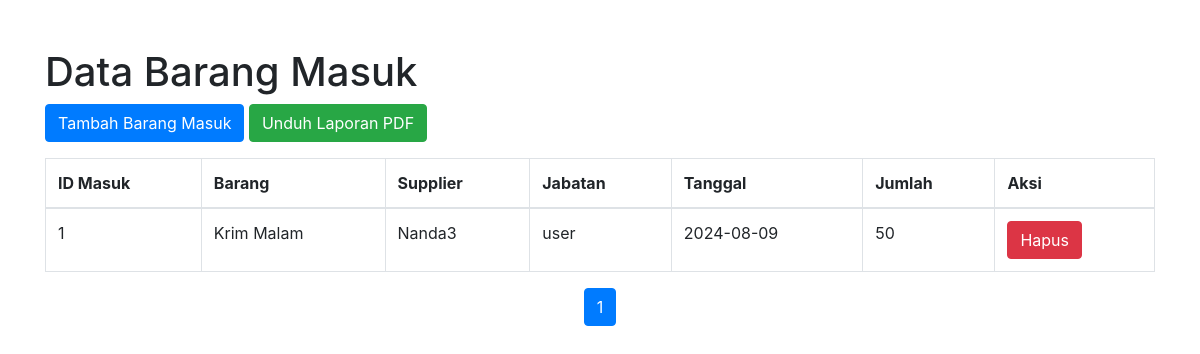
Before: /form/form_masuk.php with the older database file.
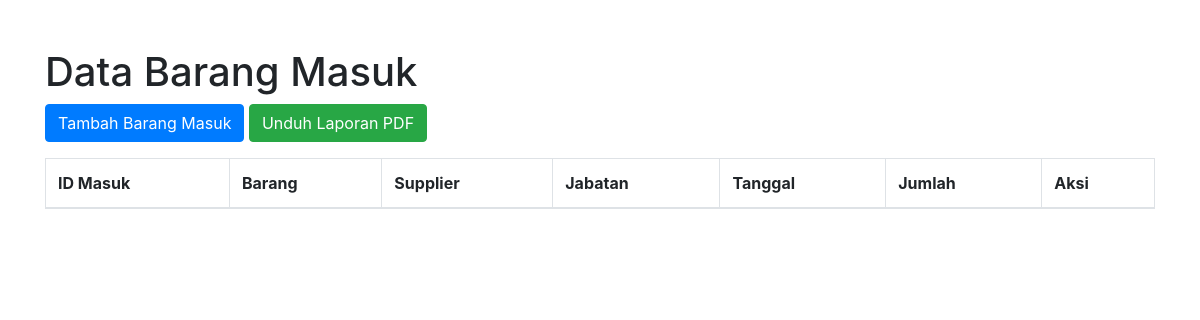
After: the same page with the newer database file.
### tables this page shows
CREATE TABLE `barang_masuk` (
  `idmasuk` int(11) NOT NULL,
  `idbrg` int(11) NOT NULL,
  `idsupplier` int(11) NOT NULL,
  `jabatan` varchar(50) NOT NULL,
  `tgl` date NOT NULL,
  `jumlah` int(11) NOT NULL
);

CREATE TABLE `barang` (
  `idbrg` int(11) NOT NULL,
  `namabrg` varchar(100) NOT NULL,
  `stok` int(11) NOT NULL DEFAULT 0,
  `stock_awal` int(11) NOT NULL DEFAULT 0,
  `rata_rata` decimal(10,2) NOT NULL DEFAULT 0.00
);

CREATE TABLE `supplier` (
  `idsupplier` int(11) NOT NULL,
  `nama_supp` varchar(100) NOT NULL,
  `nohp` varchar(15) NOT NULL
);

### form/form_masuk.php (the view, shortened to what this page needs)
<?php
include './config.php';
$limit = 10;
$page = isset($_GET['page']) ? (int)$_GET['page'] : 1;
$offset = ($page - 1) * $limit;
$sql = "SELECT bm.*, b.namabrg, s.nama_supp FROM barang_masuk bm JOIN barang b ON bm.idbrg = b.idbrg JOIN supplier s ON bm.idsupplier = s.idsupplier LIMIT :limit OFFSET :offset";
$stmt = $pdo->prepare($sql);
$stmt->bindParam(':limit', $limit, PDO::PARAM_INT);
$stmt->bindParam(':offset', $offset, PDO::PARAM_INT);
$stmt->execute();
$barang_masuk = $stmt->fetchAll(PDO::FETCH_ASSOC);
$totalSql = "SELECT COUNT(*) FROM barang_masuk";
$totalItems = $pdo->query($totalSql)->fetchColumn();
$totalPages = ceil($totalItems / $limit);
?>
<!DOCTYPE html>
<html lang="en">
<head>
    <link rel="stylesheet" href="https://stackpath.bootstrapcdn.com/bootstrap/4.5.2/css/bootstrap.min.css">
</head>
<body>
    <div class="container mt-5">
        <h1>Data Barang Masuk</h1>
        <a href="./?tambah=input" class="btn btn-primary mb-3">Tambah Barang Masuk</a>
        <a href="./form/laporan_masuk.php" class="btn btn-success mb-3" target="_blank">Unduh Laporan PDF</a>
        <table class="table table-bordered">
            <thead>
                <tr>
                    <th>ID Masuk</th>
                    <th>Barang</th>
                    <th>Supplier</th>
                    <th>Jabatan</th>
                    <th>Tanggal</th>
                    <th>Jumlah</th>
                    <th>Aksi</th>
                </tr>
            </thead>
            <tbody>
                <?php foreach ($barang_masuk as $masuk): ?>
                    <tr>
                        <td><?php echo htmlspecialchars($masuk['idmasuk']); ?></td>
                        <td><?php echo htmlspecialchars($masuk['namabrg']); ?></td>
                        <td><?php echo htmlspecialchars($masuk['nama_supp']); ?></td>
                        <td><?php echo htmlspecialchars($masuk['jabatan']); ?></td>
                        <td><?php echo htmlspecialchars($masuk['tgl']); ?></td>
                        <td><?php echo htmlspecialchars($masuk['jumlah']); ?></td>
                        <td>
                            <a href="./?pages=input&idmasuk=<?php echo $masuk['idmasuk']; ?>" class="btn btn-danger" onclick="return confirm('Yakin ingin menghapus?');">Hapus</a>
                        </td>
                    </tr>
                <?php endforeach; ?>
            </tbody>
        </table>
        <nav aria-label="Page navigation">
            <ul class="pagination justify-content-center">
                <?php for ($i = 1; $i <= $totalPages; $i++): ?>
                    <li class="page-item <?php echo ($i == $page) ? 'active' : ''; ?>">
                        <a class="page-link" href="?page=<?php echo $i; ?>"><?php echo $i; ?></a>
                    </li>
                <?php endfor; ?>
            </ul>
        </nav>
    </div>
</body>
</html>

Changed rows visible on the page:
removed barang_masuk: idmasuk "1", idbrg.namabrg "Krim Malam", idsupplier.nama_supp "Nanda3", jabatan "user", tgl "2024-08-09", jumlah "50"
Other visible differences:
list line gone: "1"
